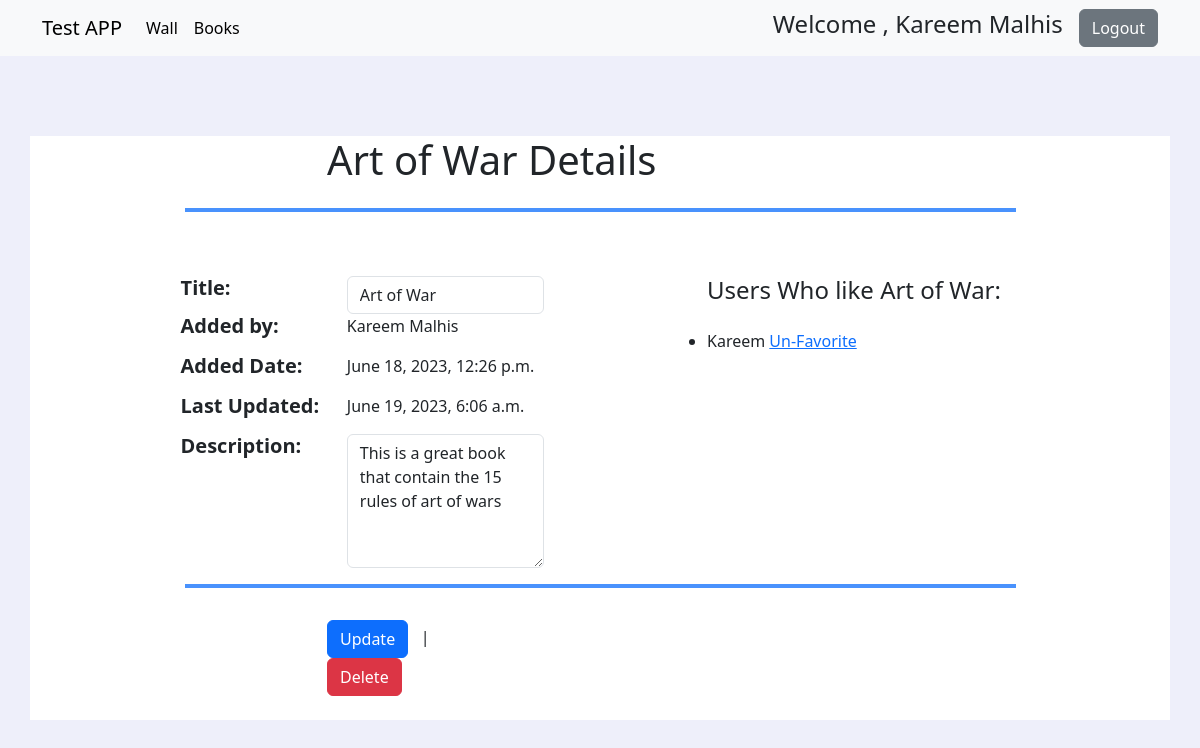
Page /book_details/1 (signed in) on the earlier database version.
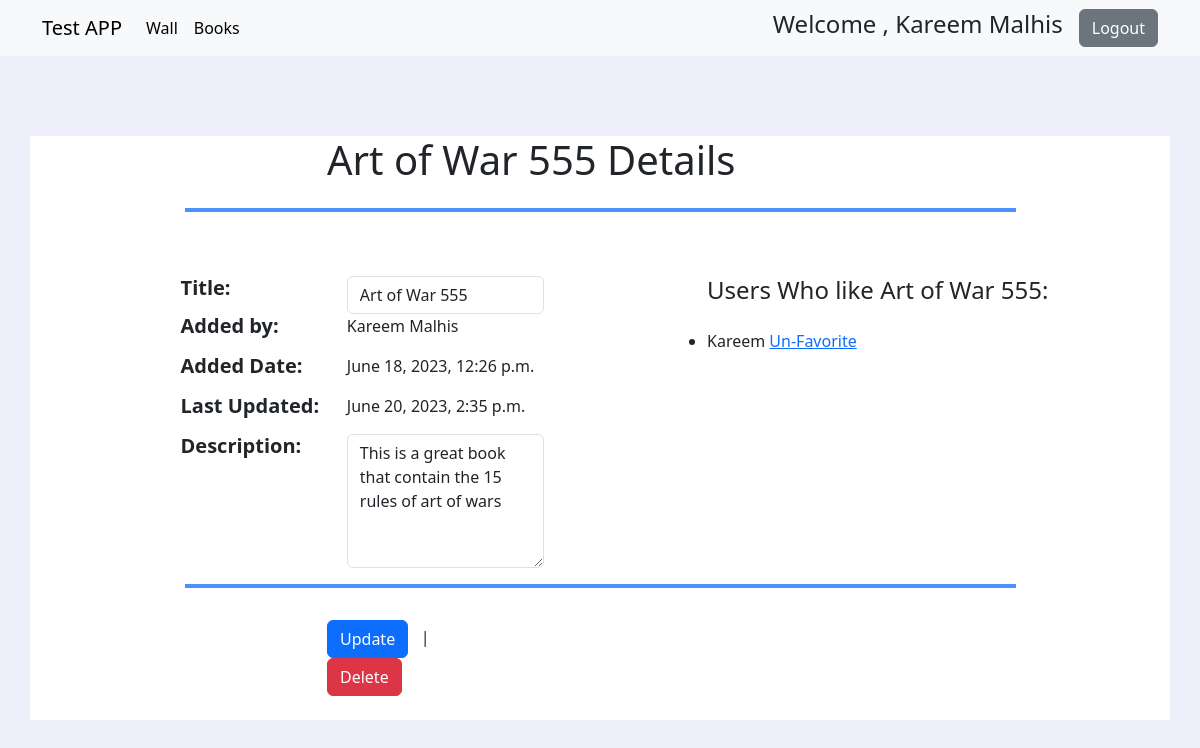
Same page on the later database version.
### fav_books_app/models.py (models this page shows)
class Book(models.Model):
    title = models.CharField(max_length=255)
    liked_by = models.ManyToManyField(Users, related_name="fav_books")
    uploaded_by = models.ForeignKey(Users, related_name= "books_uploaded", on_delete=models.CASCADE)
    desc = models.TextField(default="NO Description Available")
    created_at=models.DateTimeField(auto_now_add=True)
    updated_at=models.DateTimeField(auto_now=True)
    objects = BookValidation()

class Users(models.Model):
    first_name=models.CharField(max_length=100)
    last_name=models.CharField(max_length=100)
    email=models.CharField(max_length=100)
    password=models.CharField(max_length=255)
    created_at=models.DateTimeField(auto_now_add=True)
    updated_at=models.DateTimeField(auto_now=True)
    objects = Validation()

### fav_books_app/views.py (the view)
# urls.py: path('book_details/<int:id>', views.book_details, name='book_details'),
def book_details(request, id):
    user = Users.objects.get(id=request.session['user_id'])
    book = Book.objects.get(id=id)
    context = {
        'book': book,
        'user': user,
    }
    return render(request, 'book_details.html', context)

### fav_books_app/templates/book_details.html (shortened to what the changed rows need)
<!DOCTYPE html>
<html lang="en">
<head>
    {% load static %}
    <link rel="stylesheet" href="{% static 'css/bootstrap.css' %}">
</head>
<body style="background-color: rgba(231, 233, 249, 0.707);">
    <div class="container  mt-6" style="background-color: rgb(255, 255, 255);">
        <div class="row justify-content-center mt-2 ">
            <div class="col-sm-6">
                <h1>{{book.title}} Details</h1>
            </div>
        </div>
        <div class="row">
            <div class="col-sm-7 ">
                <div class="row justify-content-center mt-5">
                    <div class="col-sm-4  ">
                        <form action="{% url 'fav_books_app:book_process_edit' id=book.id %}" method="post">
                            {% if user.id == book.uploaded_by.id %}
                            <input type="text" name="title" class="form-control" value="{{book.title}}">
                            {% else %}
                            <p>{{book.title}}</p>
                            {% endif %}
                    </div>
                </div>
                <div class="row justify-content-center ">
                    <div class="col-sm-4">
                        <p>{{book.uploaded_by.first_name}} {{book.uploaded_by.last_name}}</p>
                    </div>
                </div>
                <div class="row justify-content-center ">
                    <div class="col-sm-4">
                        <p>{{book.created_at}}</p>
                    </div>
                </div>
                <div class="row justify-content-center ">
                    <div class="col-sm-4">
                        <p>{{book.updated_at}}</p>
                    </div>
                </div>
                <div class="row justify-content-center ">
                    <div class="col-sm-4">
                        {% if user.id == book.uploaded_by.id %}
                        <textarea name="desc" class="form-control" rows="5">{{book.desc}}</textarea>
                        {% else %}
                        <p>{{book.desc}}</p>
                        {% endif %}
                    </div>
                </div>
            </div>
            <div class="col-sm-4 ">
                <div class="row justify-content-center mt-5 ">
                    <h4 class="col-sm-12 ">Users Who like {{book.title}}:</h4>
                    <p>
                        {% for users_like_book in book.liked_by.all%}
                    <ul>
                    </ul>
                    {% endfor %}
                    </p>
                </div>
            </div>
        </div>
    </div>
</body>
</html>

Differences in the rows shown:
changed Book "This is a great book that contain the 15 rules of art of wars": title "Art of War" → "Art of War 555"; updated_at "June 19, 2023, 6:06 a.m." → "June 20, 2023, 2:35 p.m."
